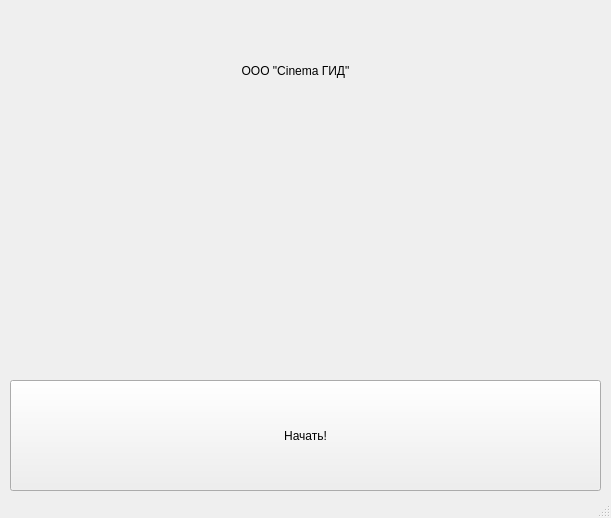
<?xml version="1.0" encoding="UTF-8"?>
<ui version="4.0">
 <class>MainWindow</class>
 <widget class="QMainWindow" name="MainWindow">
  <property name="geometry">
   <rect>
    <x>0</x>
    <y>0</y>
    <width>611</width>
    <height>518</height>
   </rect>
  </property>
  <property name="windowTitle">
   <string>MainWindow</string>
  </property>
  <widget class="QWidget" name="centralwidget">
   <widget class="QPushButton" name="pushButton">
    <property name="geometry">
     <rect>
      <x>10</x>
      <y>380</y>
      <width>591</width>
      <height>111</height>
     </rect>
    </property>
    <property name="text">
     <string>Начать!</string>
    </property>
   </widget>
   <widget class="QLabel" name="label">
    <property name="geometry">
     <rect>
      <x>190</x>
      <y>10</y>
      <width>211</width>
      <height>121</height>
     </rect>
    </property>
    <property name="text">
     <string>ООО &quot;Cinema ГИД&quot;</string>
    </property>
    <property name="alignment">
     <set>Qt::AlignCenter</set>
    </property>
   </widget>
  </widget>
  <widget class="QStatusBar" name="statusbar"/>
 </widget>
 <resources/>
 <connections/>
</ui>
